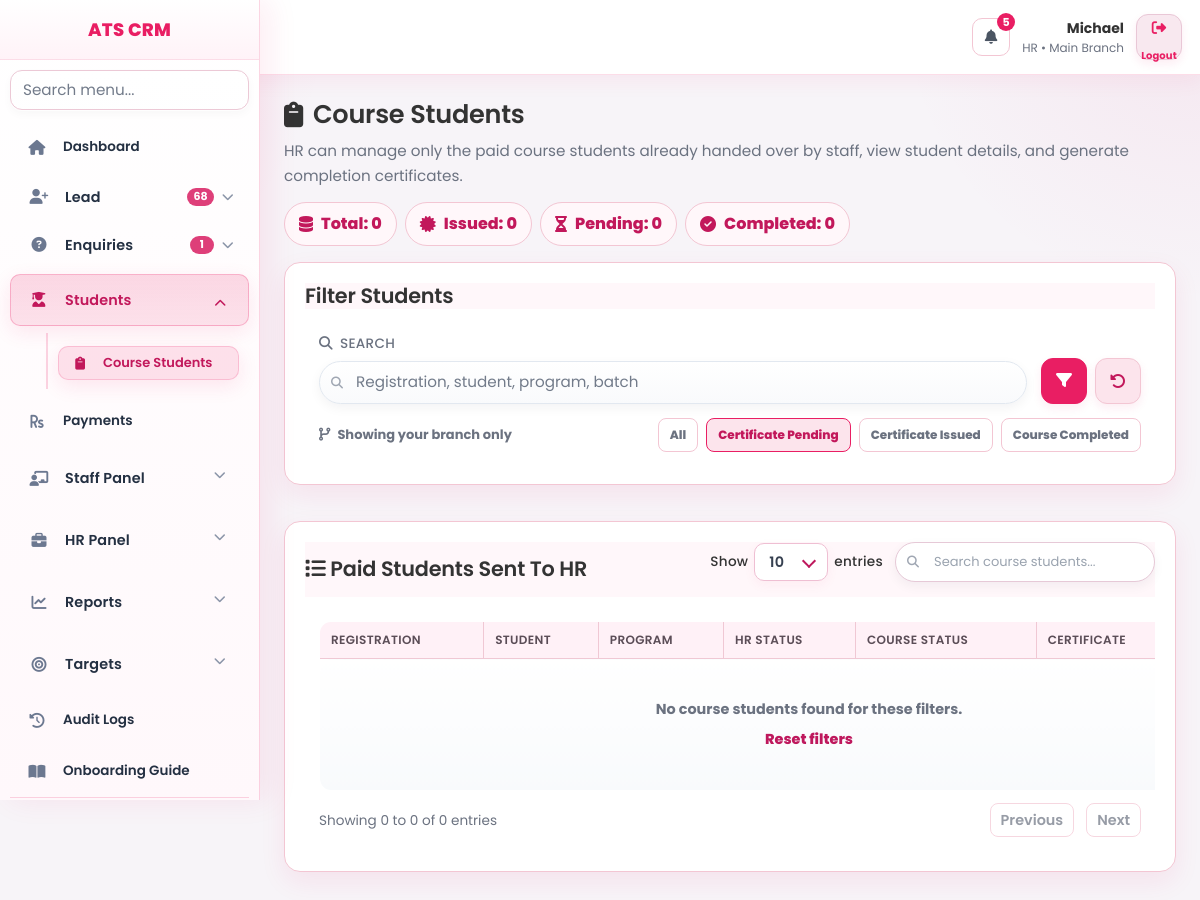
Screenshot of /index.php?page=students/course&certificate=not_given (signed in) with the database file from the repository.
### tables this page shows
CREATE TABLE `menus` (
  `id` int(11) NOT NULL AUTO_INCREMENT,
  `menu_name` varchar(150) NOT NULL,
  `menu_slug` varchar(150) NOT NULL,
  `parent_id` int(11) DEFAULT NULL,
  `icon` varchar(100) DEFAULT NULL,
  `sort_order` int(11) DEFAULT 0,
  `status` tinyint(1) DEFAULT 1,
  `created_at` datetime DEFAULT current_timestamp(),
  `updated_at` datetime DEFAULT current_timestamp() ON UPDATE current_timestamp(),
  PRIMARY KEY (`id`)
);

CREATE TABLE `roles` (
  `id` int(11) NOT NULL AUTO_INCREMENT,
  `role_name` varchar(100) NOT NULL,
  `default_dashboard_slug` varchar(150) DEFAULT NULL,
  `can_access_all_branches` tinyint(1) DEFAULT 0,
  `is_target_applicable` tinyint(1) NOT NULL DEFAULT 0,
  `status` tinyint(1) DEFAULT 1,
  `created_at` datetime DEFAULT current_timestamp(),
  `updated_at` datetime DEFAULT current_timestamp() ON UPDATE current_timestamp(),
  PRIMARY KEY (`id`)
);

### views/students/course.php (the view, shortened to what the rows shown need)
<?php
if (!function_exists('h')) {
    function h($value): string
    {
        return htmlspecialchars((string) $value, ENT_QUOTES, 'UTF-8');
    }
}
$roleId = (int) ($_SESSION['role_id'] ?? 0);
$canAllBranches = 0;
try {
    $st = $pdo->prepare("SELECT can_access_all_branches FROM roles WHERE id=? LIMIT 1");
    $st->execute([$roleId]);
    $canAllBranches = (int) ($st->fetchColumn() ?? 0);
} catch (Exception $e) {
    $canAllBranches = 0;
}
$search = trim((string) ($_GET['q'] ?? ''));
$certificateFilter = trim((string) ($_GET['certificate'] ?? ''));
$courseStatusFilter = trim((string) ($_GET['course_status'] ?? ''));
if (!in_array($courseStatusFilter, ['completed'], true)) {
    $courseStatusFilter = '';
}
$branchVisibilityLabel = $canAllBranches === 1 ? 'Showing all branches' : 'Showing your branch only';
$quickFilterParams = [
    'q' => $search,
    'certificate' => $certificateFilter,
    'course_status' => $courseStatusFilter,
];
$buildCourseStudentsUrl = static function (array $overrides = []) use ($courseStudentsBaseUrl, $quickFilterParams): string {
    $params = array_merge($quickFilterParams, $overrides);
    $query = ['page' => 'students/course'];
    foreach ($params as $key => $value) {
        if (trim((string) $value) !== '') {
            $query[$key] = $value;
        }
    }
    return 'index.php?' . http_build_query($query);
};
?>
<div class="handlink-page">
    <div class="handlink-header">
        <div>
            <h2><i class="fas fa-clipboard"></i> Course Students</h2>
        </div>
    </div>
    <div class="card">
        <div class="card-body">
            <form method="GET" action="index.php" class="handlink-filter-form">
                <div class="handlink-quick-row">
                    <div class="handlink-branch-scope">
                        <i class="fas fa-code-branch"></i> <?= h($branchVisibilityLabel) ?>
                    </div>
                    <div class="handlink-quick-filters" aria-label="Quick filters">
                        <a href="<?= h($buildCourseStudentsUrl(['certificate' => '', 'course_status' => ''])) ?>" class="<?= $certificateFilter === '' && $courseStatusFilter === '' ? 'is-active' : '' ?>">All</a>
                        <a href="<?= h($buildCourseStudentsUrl(['certificate' => 'not_given', 'course_status' => ''])) ?>" class="<?= $certificateFilter === 'not_given' ? 'is-active' : '' ?>">Certificate Pending</a>
                        <a href="<?= h($buildCourseStudentsUrl(['certificate' => 'given', 'course_status' => ''])) ?>" class="<?= $certificateFilter === 'given' ? 'is-active' : '' ?>">Certificate Issued</a>
                        <a href="<?= h($buildCourseStudentsUrl(['course_status' => 'completed', 'certificate' => ''])) ?>" class="<?= $courseStatusFilter === 'completed' ? 'is-active' : '' ?>">Course Completed</a>
                    </div>
                </div>
            </form>
        </div>
    </div>
    <div class="card">
        <div class="handlink-table-wrap">
            <table id="courseHandlinkTable" class="crm-table handlink-table display" style="width:100%;">
                <thead>
                    <tr>
                        <th>Registration</th>
                        <th>Student</th>
                        <th>Program</th>
                        <th>HR Status</th>
                        <th>Course Status</th>
                        <th>Certificate</th>
                    </tr>
                </thead>
            </table>
        </div>
    </div>
</div>

### views/layout/sidebar.php (shortened to what the rows shown need)
<?php
$role_id     = $_SESSION['role_id'] ?? 0;
$currentPage = $_GET['page'] ?? '';
$sessionUserId = (int)($_SESSION['user_id'] ?? 0);
$sessionBranchId = (int)($_SESSION['branch_id'] ?? 0);
$stmt = $pdo->prepare("
    SELECT m.*
    FROM menus m
    INNER JOIN role_permissions rp
        ON rp.menu_id = m.id
    WHERE rp.role_id = :role_id
      AND rp.can_view = 1
      AND m.status = 1
    ORDER BY m.parent_id ASC, m.sort_order ASC
");
$stmt->execute([
    'role_id' => $role_id
]);
$menus = $stmt->fetchAll(PDO::FETCH_ASSOC);
$menus = array_values(array_filter($menus, function($m) {
    $slug = $m['menu_slug'] ?? '';
    return !(
        strpos($slug, 'dashboard/') === 0
        || $slug === 'dashboard'
        || $slug === 'system/demo_reset'
    );
}));
$menuTree = [];
foreach ($menus as $menu) {
    if ($menu['parent_id'] === NULL) {
        $menuTree[$menu['id']] = $menu;
        $menuTree[$menu['id']]['children'] = [];
    }
}
foreach ($menus as $menu) {
    if ($menu['parent_id'] !== NULL && isset($menuTree[$menu['parent_id']])) {
        $menuTree[$menu['parent_id']]['children'][] = $menu;
    }
}
function isParentOpen($parent, $currentPage) {
    if (!isset($parent['children']) || empty($parent['children'])) return false;
    foreach ($parent['children'] as $child) {
        if ($currentPage === $child['menu_slug']) return true;
    }
    return false;
}
$sidebarBadges = [
    'lead' => 0,
    'enquiries' => 0,
    'enquiries/followups' => 0,
];
try {
    $sidebarBadgeCacheKey = 'sidebar_badges_' . $sessionUserId;
    $cachedSidebarBadges = $_SESSION[$sidebarBadgeCacheKey] ?? null;
    $useBadgeCache = is_array($cachedSidebarBadges)
        && isset($cachedSidebarBadges['ts'], $cachedSidebarBadges['values'])
        && (time() - (int)$cachedSidebarBadges['ts']) <= 30
        && (int)($cachedSidebarBadges['role_id'] ?? 0) === (int)$role_id
        && (int)($cachedSidebarBadges['branch_id'] ?? 0) === (int)$sessionBranchId;
    if ($useBadgeCache) {
        $vals = (array)$cachedSidebarBadges['values'];
        foreach ($sidebarBadges as $k => $v) {
            if (isset($vals[$k])) $sidebarBadges[$k] = max(0, (int)$vals[$k]);
        }
    } else {
        $canAllBranchesSidebar = 0;
        try {
            $stRole = $pdo->prepare("SELECT can_access_all_branches FROM roles WHERE id=? LIMIT 1");
            $stRole->execute([(int)$role_id]);
            $canAllBranchesSidebar = (int)($stRole->fetchColumn() ?? 0);
        } catch (Throwable $e) {
            $canAllBranchesSidebar = 0;
        }
        $leadSql = "SELECT COUNT(*) FROM leads l WHERE l.status NOT IN ('converted','closed')";
        $leadParams = [];
        if ($canAllBranchesSidebar !== 1 && $sessionBranchId > 0) {
            $leadSql .= " AND l.branch_id = ?";
            $leadParams[] = $sessionBranchId;
        }
        $stLead = $pdo->prepare($leadSql);
        $stLead->execute($leadParams);
        $sidebarBadges['lead'] = (int)($stLead->fetchColumn() ?: 0);
        $enqSql = "SELECT COUNT(*) FROM enquiries e WHERE e.status IN ('new','followup')";
        $enqParams = [];
        if ($canAllBranchesSidebar !== 1 && $sessionBranchId > 0) {
            $enqSql .= " AND e.branch_id = ?";
            $enqParams[] = $sessionBranchId;
        }
        $stEnq = $pdo->prepare($enqSql);
        $stEnq->execute($enqParams);
        $sidebarBadges['enquiries'] = (int)($stEnq->fetchColumn() ?: 0);
        $fuSql = "
            SELECT COUNT(*)
            FROM enquiry_followups f
            INNER JOIN enquiries e ON e.id = f.enquiry_id
            WHERE LOWER(TRIM(COALESCE(f.status,'pending'))) = 'pending'
        ";
        $fuParams = [];
        if ($canAllBranchesSidebar !== 1 && $sessionBranchId > 0) {
            $fuSql .= " AND f.branch_id = ?";
            $fuParams[] = $sessionBranchId;
        }
        $stFu = $pdo->prepare($fuSql);
        $stFu->execute($fuParams);
        $sidebarBadges['enquiries/followups'] = (int)($stFu->fetchColumn() ?: 0);
    }
} catch (Throwable $e) {
}
if (!function_exists('sidebarBadgeText')) {
    function sidebarBadgeText($count): string {
        $c = max(0, (int)$count);
        return $c > 99 ? '99+' : (string)$c;
    }
}
?>
<div class="sidebar" id="crmSidebar">
    <ul class="menu-list">
        <?php foreach ($menuTree as $parent): ?>
            <?php
                $hasChildren  = !empty($parent['children']);
                $parentOpen   = isParentOpen($parent, $currentPage);
                $parentActive = ($currentPage === $parent['menu_slug']) || $parentOpen;
            ?>
            <li class="<?= $parentActive ? 'active' : '' ?> <?= $hasChildren ? 'has-children' : '' ?> <?= $parentOpen ? 'open' : '' ?>"<?= $hasChildren ? ' data-initial-open="' . ($parentOpen ? '1' : '0') . '"' : '' ?>>
                <?php if ($hasChildren): ?>
                    <?php $submenuId = 'submenu-' . (int)$parent['id']; ?>
                    <button
                        type="button"
                        class="menu-toggle"
                        data-menu-id="<?= (int)$parent['id'] ?>"
                        data-tooltip="<?= htmlspecialchars($parent['menu_name']) ?>"
                        aria-expanded="<?= $parentOpen ? 'true' : 'false' ?>"
                        aria-controls="<?= htmlspecialchars($submenuId) ?>"
                    >
                        <i class="<?= htmlspecialchars($parent['icon'] ?: 'fas fa-circle') ?>"></i>
                        <span class="menu-label"><?= htmlspecialchars($parent['menu_name']) ?></span>
                        <?php
                            $parentSlug = strtolower(trim((string)($parent['menu_slug'] ?? '')));
                            $parentName = strtolower(trim((string)($parent['menu_name'] ?? '')));
                            $parentBadgeCount = 0;
                            if ($parentSlug === 'lead' || strpos($parentName, 'lead') !== false) {
                                $parentBadgeCount = (int)($sidebarBadges['lead'] ?? 0);
                            } elseif ($parentSlug === 'enquiries' || strpos($parentName, 'enquir') !== false) {
                                $parentBadgeCount = (int)($sidebarBadges['enquiries'] ?? 0);
                            }
                        ?>
                        <?php if ($parentBadgeCount > 0): ?>
                            <span class="menu-tail">
                                <span class="menu-badge" data-modern-tooltip="Open <?= htmlspecialchars($parent['menu_name']) ?>: <?= (int)$parentBadgeCount ?>">
                                    <?= htmlspecialchars(sidebarBadgeText($parentBadgeCount)) ?>
                                </span>
                                <i class="fas fa-chevron-down caret"></i>
                            </span>
                        <?php else: ?>
                            <span class="menu-tail">
                                <i class="fas fa-chevron-down caret"></i>
                            </span>
                        <?php endif; ?>
                    </button>
                    <ul id="<?= htmlspecialchars($submenuId) ?>" class="submenu" <?= $parentOpen ? '' : 'style="display:none;" hidden' ?>>
                        <?php foreach ($parent['children'] as $child): ?>
                            <li class="<?= ($currentPage === $child['menu_slug']) ? 'active' : '' ?>">
                                <a href="index.php?page=<?= htmlspecialchars($child['menu_slug']) ?>">
                                    <i class="<?= htmlspecialchars($child['icon'] ?: 'fas fa-dot-circle') ?>"></i>
                                    <span class="menu-label"><?= htmlspecialchars($child['menu_name']) ?></span>
                                </a>
                            </li>
                        <?php endforeach; ?>
                    </ul>
                <?php else: ?>
                    <a href="index.php?page=<?= htmlspecialchars($parent['menu_slug']) ?>" data-tooltip="<?= htmlspecialchars($parent['menu_name']) ?>">
                        <i class="<?= htmlspecialchars($parent['icon'] ?: 'fas fa-circle') ?>"></i>
                        <span class="menu-label"><?= htmlspecialchars($parent['menu_name']) ?></span>
                    </a>
                <?php endif; ?>
            </li>
        <?php endforeach; ?>
    </ul>
</div>

### rows the page displays
menus: menu_name "Lead", parentBadgeCount "68"
menus: menu_name "Enquiries", parentBadgeCount "1"
menus: menu_name "Students"
menus: menu_name "Course Students"
menus: menu_name "Payments"
menus: menu_name "Staff Panel"
menus: menu_name "HR Panel"
menus: menu_name "Reports"
menus: menu_name "Targets"
roles: can_access_all_branches "Showing your branch only"

### other values shown
$topNotificationCount "5"
$user_name "Michael"
$user_role "HR"
$branch_name "Main Branch"
APP_NAME "ATS CRM"
$totalStudents "0"
$issuedCertificates "0"
$pendingCertificates "0"
$completedCourses "0"
